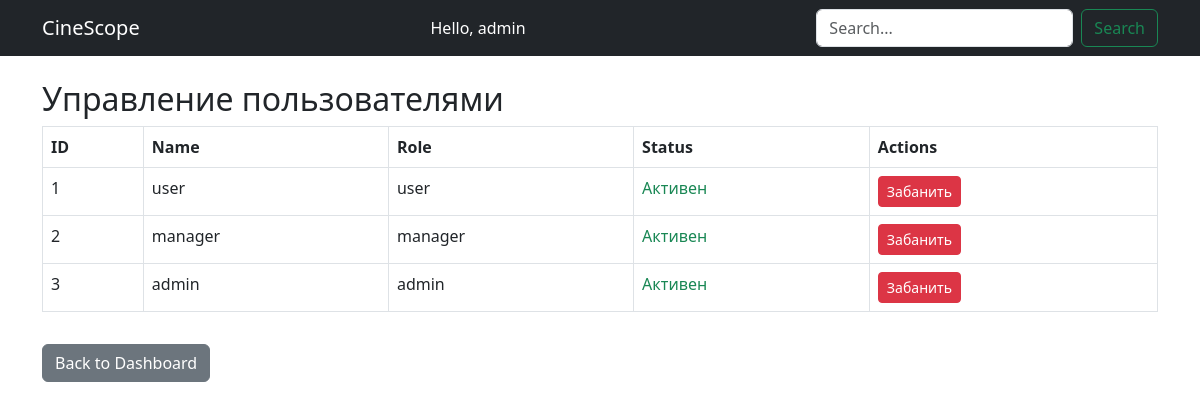
/admin/manage_users (signed in), run on the app's committed database.
### app.py (models this page shows)
class User(db.Model, UserMixin):
    id = db.Column(db.Integer, primary_key=True)
    username = db.Column(db.String(150), unique=True, nullable=False)
    password = db.Column(db.String(150), nullable=False)
    role = db.Column(db.String(20), nullable=False, default='user')
    is_banned = db.Column(db.Boolean, default=False)

### app.py (the view)
@app.route('/admin/manage_users')
@login_required
def manage_users():
    if current_user.role != 'admin':
        flash("Доступ запрещён.", "danger")
        return redirect(url_for('index'))
    users = User.query.all()
    return render_template('manage_users.html', users=users)

### app.py (called while the page is built)
@login_manager.user_loader
def load_user(user_id):
    return User.query.get(int(user_id))

@app.before_request
def check_user_ban_status():
    if current_user.is_authenticated and current_user.is_banned:
        logout_user()
        flash("Ваш аккаунт был заблокирован.", "danger")
        return redirect(url_for('login'))

### templates/manage_users.html (shortened to what this page needs)
<!DOCTYPE html>
<html lang="en">
<head>
</head>
<body>
    {% extends "base.html" %}
{% block content %}
<h2>Управление пользователями</h2>
<table class="table table-bordered table-hover">
  <thead>
    <tr>
      <th>ID</th>
      <th>Name</th>
      <th>Role</th>
      <th>Status</th>
      <th>Actions</th>
    </tr>
  </thead>
  <tbody>
  {% for user in users %}
    <tr>
      <td>{{ user.id }}</td>
      <td>{{ user.username }}</td>
      <td>{{ user.role }}</td>
      <td>
        {% if user.is_banned %}
          <span class="text-danger">Забанен</span>
        {% else %}
          <span class="text-success">Активен</span>
        {% endif %}
      </td>
      <td>
        {% if user.is_banned %}
          <a href="{{ url_for('unban_user', user_id=user.id) }}" class="btn btn-success btn-sm">Разбанить</a>
        {% else %}
          <a href="{{ url_for('ban_user', user_id=user.id) }}" class="btn btn-danger btn-sm">Забанить</a>
        {% endif %}
      </td>
    </tr>
  {% endfor %}
  </tbody>
</table>
<a href="{{ url_for(current_user.role+'_dashboard') }}" class="btn btn-secondary mt-3">Back to Dashboard</a>
{% endblock %}

### templates/base.html (shortened to what this page needs)
<!DOCTYPE html>
<html lang="en">
<head>
  <link rel="stylesheet" href="https://cdn.jsdelivr.net/npm/bootstrap@5.3.0/dist/css/bootstrap.min.css">
</head>
<body>
<nav class="navbar navbar-expand-lg navbar-dark bg-dark">
  <div class="container">
    <a class="navbar-brand" href="{{ url_for(current_user.role+'_dashboard') }}">CineScope</a>
    <div>
      {% if current_user.is_authenticated %}
        <span class="text-white me-3">Hello, {{ current_user.username }}</span>
      {% else %}
        <a href="{{ url_for('login') }}" class="btn btn-outline-light btn-sm me-2">Login</a>
        <a href="{{ url_for('register') }}" class="btn btn-outline-light btn-sm">Register</a>
      {% endif %}
    </div>
    <form class="d-flex" method="get" action="{{ url_for('search') }}">
    <input class="form-control me-2" type="search" name="q" placeholder="Search..." value="{{ request.args.get('q', '') }}">
    <button class="btn btn-outline-success" type="submit">Search</button>
</form>
  </div>
</nav>
<div class="container mt-4">
{% block content %}{% endblock %}
</div>
</body>
</html>

### data on the page
User: username "admin", id "3", role "admin", is_banned "Активен"
User: id "1", username "user", role "user", is_banned "Активен"
User: id "2", username "manager", role "manager", is_banned "Активен"
